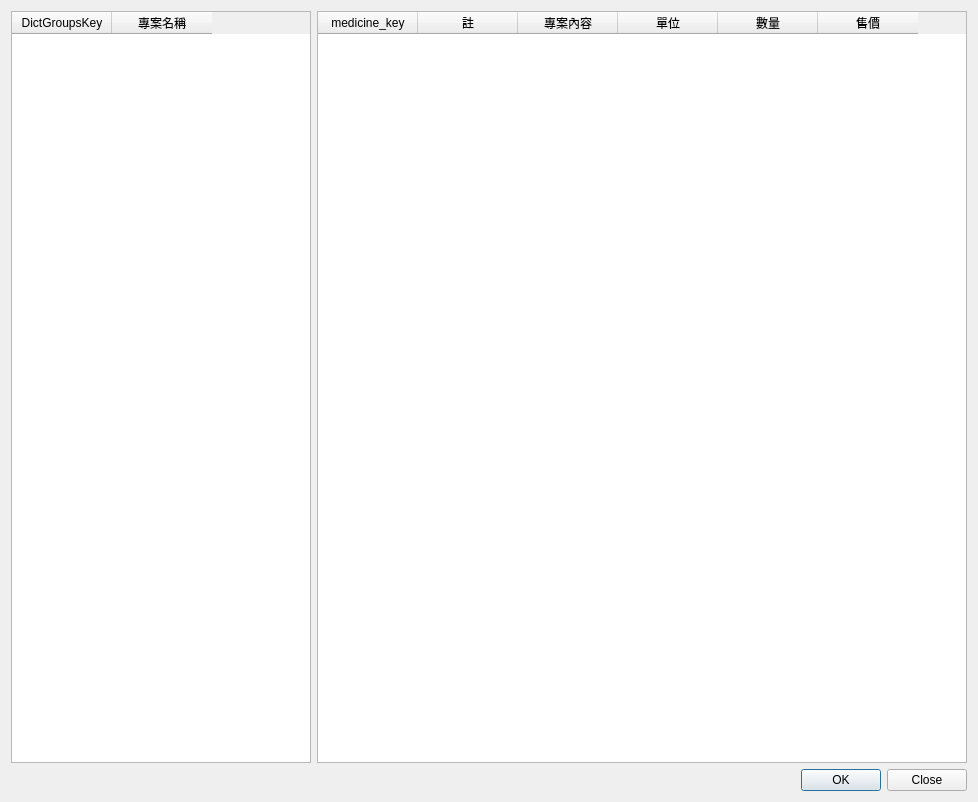
<?xml version="1.0" encoding="UTF-8"?>
<ui version="4.0">
 <class>Dialog_project</class>
 <widget class="QDialog" name="Dialog_project">
  <property name="windowModality">
   <enum>Qt::NonModal</enum>
  </property>
  <property name="geometry">
   <rect>
    <x>0</x>
    <y>0</y>
    <width>978</width>
    <height>802</height>
   </rect>
  </property>
  <property name="sizePolicy">
   <sizepolicy hsizetype="Preferred" vsizetype="Preferred">
    <horstretch>0</horstretch>
    <verstretch>0</verstretch>
   </sizepolicy>
  </property>
  <property name="windowTitle">
   <string>專案詞庫</string>
  </property>
  <property name="modal">
   <bool>false</bool>
  </property>
  <layout class="QVBoxLayout" name="verticalLayout">
   <item>
    <layout class="QHBoxLayout" name="horizontalLayout">
     <item>
      <widget class="QTableWidget" name="tableWidget_dict_groups">
       <property name="maximumSize">
        <size>
         <width>300</width>
         <height>16777215</height>
        </size>
       </property>
       <property name="editTriggers">
        <set>QAbstractItemView::NoEditTriggers</set>
       </property>
       <property name="selectionMode">
        <enum>QAbstractItemView::SingleSelection</enum>
       </property>
       <property name="selectionBehavior">
        <enum>QAbstractItemView::SelectRows</enum>
       </property>
       <column>
        <property name="text">
         <string>DictGroupsKey</string>
        </property>
       </column>
       <column>
        <property name="text">
         <string>專案名稱</string>
        </property>
       </column>
      </widget>
     </item>
     <item>
      <widget class="QTableWidget" name="tableWidget_medicine">
       <property name="maximumSize">
        <size>
         <width>16777215</width>
         <height>16777215</height>
        </size>
       </property>
       <property name="editTriggers">
        <set>QAbstractItemView::NoEditTriggers</set>
       </property>
       <property name="selectionMode">
        <enum>QAbstractItemView::SingleSelection</enum>
       </property>
       <property name="selectionBehavior">
        <enum>QAbstractItemView::SelectRows</enum>
       </property>
       <column>
        <property name="text">
         <string>medicine_key</string>
        </property>
       </column>
       <column>
        <property name="text">
         <string>註</string>
        </property>
       </column>
       <column>
        <property name="text">
         <string>專案內容</string>
        </property>
       </column>
       <column>
        <property name="text">
         <string>單位</string>
        </property>
       </column>
       <column>
        <property name="text">
         <string>數量</string>
        </property>
       </column>
       <column>
        <property name="text">
         <string>售價</string>
        </property>
       </column>
      </widget>
     </item>
    </layout>
   </item>
   <item>
    <widget class="QDialogButtonBox" name="buttonBox">
     <property name="standardButtons">
      <set>QDialogButtonBox::Close|QDialogButtonBox::Ok</set>
     </property>
    </widget>
   </item>
  </layout>
 </widget>
 <resources/>
 <connections/>
</ui>
